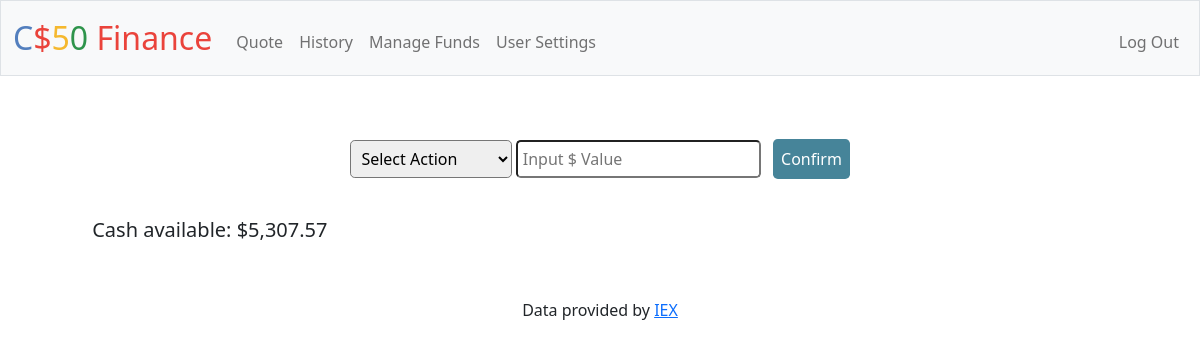
Before: /funds (signed in) with the older database file.
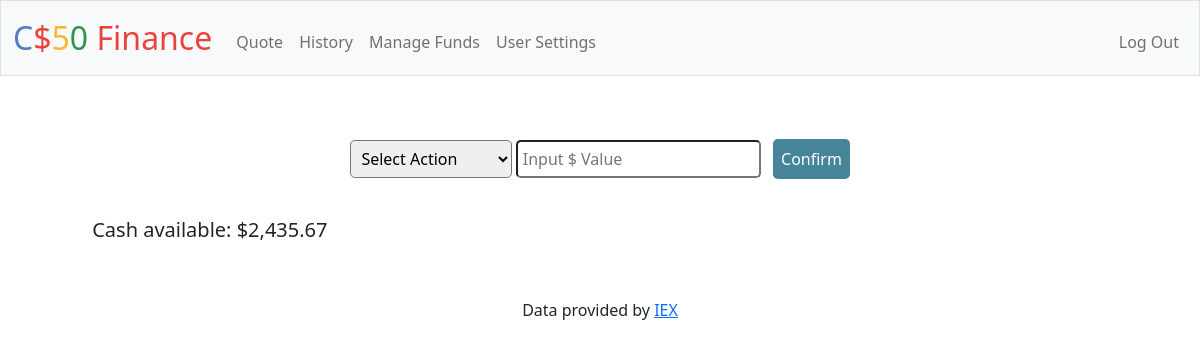
After: the same page with the newer database file.
### tables this page shows
CREATE TABLE users (id INTEGER PRIMARY KEY AUTOINCREMENT NOT NULL, username TEXT NOT NULL, hash TEXT NOT NULL, cash NUMERIC NOT NULL DEFAULT 10000.00);

### app.py (the view, shortened to what this page needs)
@app.route("/funds", methods=["GET", "POST"])
@login_required
def funds():
    cash_balance = check_cash(session.get("user_id"))
    if request.method == "GET":
        return render_template("/funds.html", cash=cash_balance)

### app.py (called while the page is built)
@app.after_request
def after_request(response):
    response.headers["Cache-Control"] = "no-cache, no-store, must-revalidate"
    response.headers["Expires"] = 0
    response.headers["Pragma"] = "no-cache"
    return response

### helpers.py (called while the page is built)
def login_required(f):
    @wraps(f)
    def decorated_function(*args, **kwargs):
        if session.get("user_id") is None:
            return redirect("/login")
        return f(*args, **kwargs)
    return decorated_function

def usd(value):
    return f"${value:,.2f}"

def check_cash(id):
    cash_balance = db.execute("SELECT cash FROM users WHERE id = ?;",  id)
    cash_balance = float(cash_balance[0]['cash'])
    return cash_balance

### templates/funds.html (shortened to what this page needs)
{% extends "layout.html" %}
{% block main %}
    <div class="formcontainer">
        <form action="/funds" method="post">
            <select name="t_type" id="t_type" required>
                <option value="" disabled selected>Select Action</option>
              </select>
            <input type="number" step="0.01" autocomplete="off" id="amount" name="amount" placeholder="Input $ Value" required>
            <button type="submit">Confirm</button>
        </form>
    </div>
    <br/>
    <h5 style="text-align: left;">&nbsp;Cash available: {{ cash | usd }}</h5>
{% endblock %}

Changed rows visible on the page:
changed users: cash "$5,307.57" → "$2,435.67"
